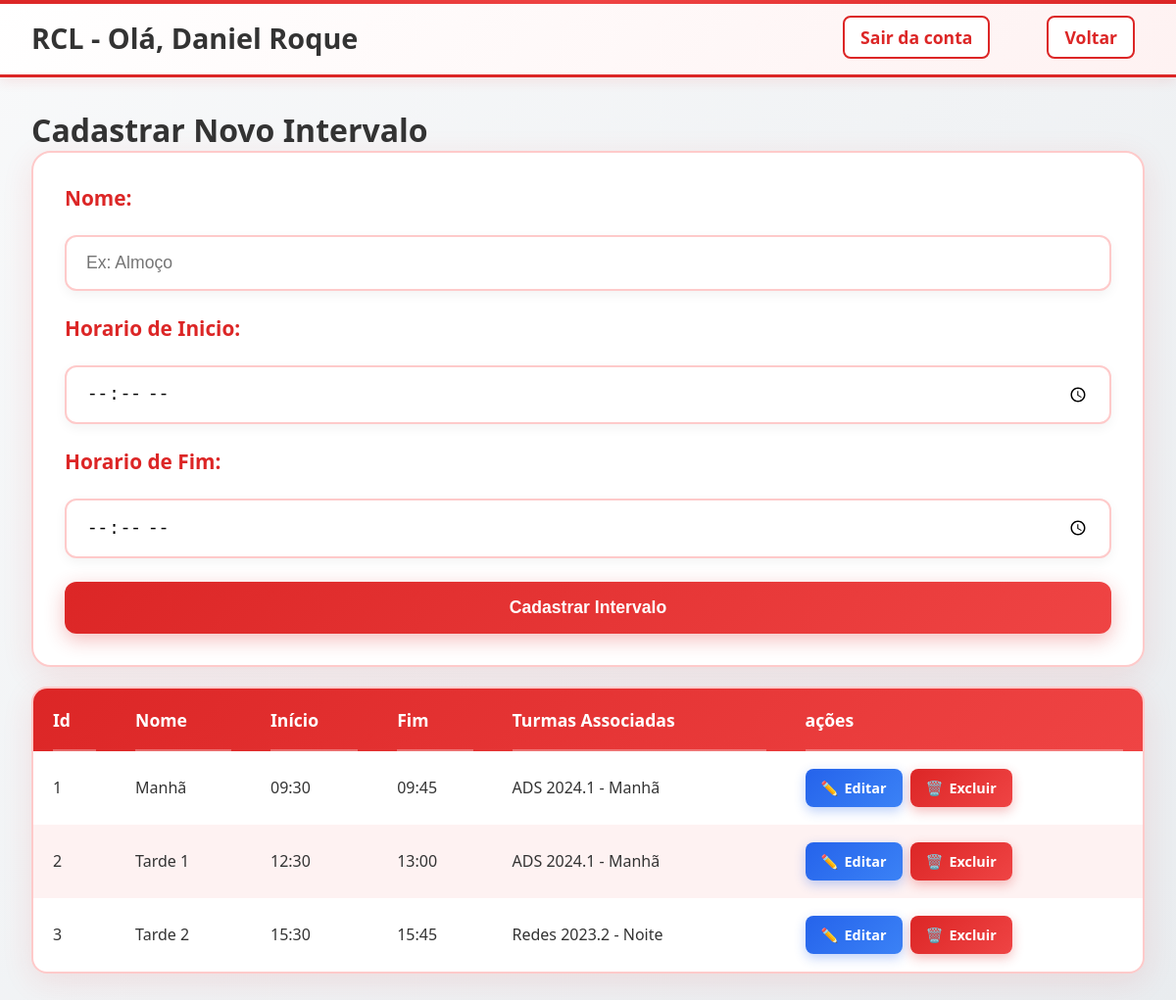
/EmployeeLayer/gerenciar_intervalos.php (signed in), run on an earlier commit of the app's database.
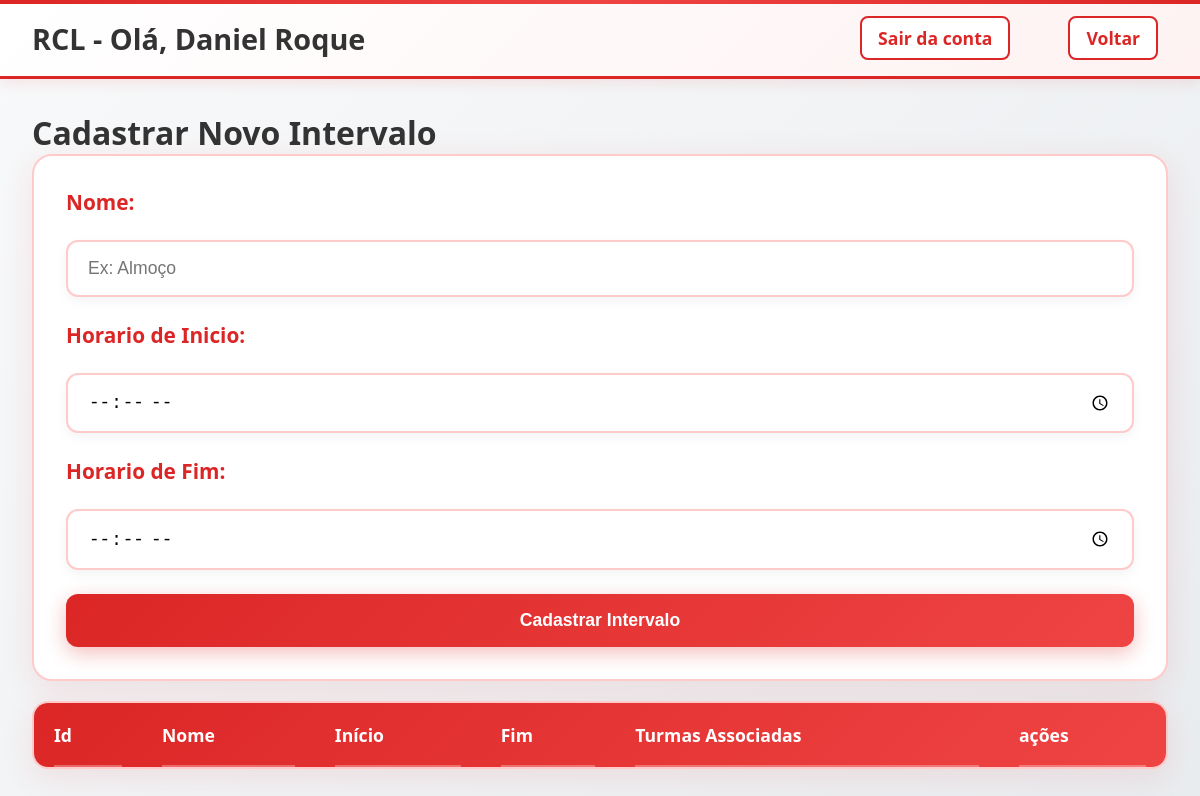
And on a later commit of the database.
### tables this page shows
CREATE TABLE Intervalos (
    id_intervalo INT AUTO_INCREMENT PRIMARY KEY,
    nome VARCHAR(50) NOT NULL,
    horario_inicio TIME NOT NULL,
    horario_fim TIME NOT NULL,
    
    created_by INT NOT NULL,
    created_at DATETIME NOT NULL DEFAULT CURRENT_TIMESTAMP,

    update_by INT NULL, 
    updated_at DATETIME DEFAULT CURRENT_TIMESTAMP ON UPDATE CURRENT_TIMESTAMP,

    CONSTRAINT fk_intervalos_created_by
        FOREIGN KEY (created_by) REFERENCES Funcionarios(id_funcionario)
        ON UPDATE CASCADE
        ON DELETE RESTRICT,

    CONSTRAINT fk_intervalos_update_by 
        FOREIGN KEY (update_by) REFERENCES Funcionarios(id_funcionario)
        ON UPDATE CASCADE
        ON DELETE SET NULL 
);

### EmployeeLayer/gerenciar_intervalos.php (the view, shortened to what this page needs)
<?php
$em_edicao = false;
$sql_tabela = "
    SELECT
        I.id_intervalo,
        I.nome,
        I.horario_inicio,
        I.horario_fim,
        GROUP_CONCAT(T.nome_turma SEPARATOR ', ') AS turmas_associadas
    FROM
        intervalos I
    LEFT JOIN
        turma_intervalo TI ON I.id_intervalo = TI.id_intervalo
    LEFT JOIN
        turmas T ON TI.id_turma = T.id_turma
    GROUP BY
        I.id_intervalo, I.horario_inicio, I.horario_fim
    ORDER BY
        I.horario_inicio ASC
";
try {
    $pdo = conectar();
    $stmt = $pdo->query($sql_tabela);
    $resultados = $stmt->fetchAll();
} catch (Exception $e) {
    die("Erro ao carregar dados: " . $e->getMessage());
}
?>
<html lang="pt-BR">
<head>
    <link rel="stylesheet" href="style.css">
</head>
<body>
    <header>
        <div>RCL - Olá, <?php echo $_SESSION['funcionario_nome']?></div>
        <div>
            <a href="../logout.php">Sair da conta</a>
            <a href="home.php">Voltar</a>
        </div>
    </header>
    <main>
        <form method="POST" action="gerenciar_intervalos.php<?php if ($em_edicao) echo '?acao=editar&id=' . $intervalo_edicao['id_intervalo']; ?>">
            <h1><?php echo $em_edicao ? 'Editar Intervalo' : 'Cadastrar Novo Intervalo'; ?></h1>
            <div class="inputs">
                <label for="nome">Nome:</label>
                <input type="text" name="nome" placeholder="Ex: Almoço" required value="<?php echo htmlspecialchars($intervalo_edicao['nome'] ?? ''); ?>">
                <label>Horario de Inicio:</label>
                <input type="time" name="horario_inicio" required value="<?php echo htmlspecialchars($intervalo_edicao['horario_inicio'] ?? ''); ?>">
                <label>Horario de Fim:</label>
                <input type="time" name="horario_fim" required value="<?php echo htmlspecialchars($intervalo_edicao['horario_fim'] ?? ''); ?>">
                <button type="submit"><?php echo $em_edicao ? 'Atualizar Intervalo' : 'Cadastrar Intervalo'; ?></button>
            </div>
        </form>
        <table>
            <thead>
                <tr>
                    <th>Id</th>
                    <th>Nome</th>
                    <th>Início</th>
                    <th>Fim</th>
                    <th>Turmas Associadas</th>
                    <th>ações</th>
                </tr>
            </thead>
            <tbody>
                <?php foreach ($resultados as $linha): ?>
                <tr>
                    <td><?= htmlspecialchars($linha['id_intervalo']) ?></td>
                    <td><?= htmlspecialchars($linha['nome']) ?></td>
                    <td><?= htmlspecialchars(substr($linha['horario_inicio'], 0, 5)) ?></td>
                    <td><?= htmlspecialchars(substr($linha['horario_fim'], 0, 5)) ?></td>
                    <td>
                        <?php
                            if ($linha['turmas_associadas']):
                                echo htmlspecialchars($linha['turmas_associadas']);
                            else:
                                echo 'Nenhuma';
                            endif;
                        ?>
                    </td>
                    <td class="actions-cell">
                        <div class="actions-buttons">
                            <a href="gerenciar_produtos.php?acao=editar&id=<?php echo (int)$p['id_produto']; ?>" class="action-btn editar">
                                <span>✏️</span> Editar
                            </a>
                            <a href="gerenciar_produtos.php?acao=excluir&id=<?php echo (int)$p['id_produto']; ?>" class="action-btn excluir" onclick="return confirm('Tem certeza que deseja excluir? Isso também removerá a imagem do servidor.');">
                                <span>🗑️</span> Excluir
                            </a>
                        </div>
                    </td>
                </tr>
                <?php endforeach; ?>
            </tbody>
        </table>
    </main>
</body>
</html>

What changed in the data, as far as the page shows it:
removed intervalos: id_intervalo "1", nome "Manhã", horario_inicio "09:30", horario_fim "09:45", turmas_associadas "ADS 2024.1 - Manhã"
removed intervalos: id_intervalo "2", nome "Tarde 1", horario_inicio "12:30", horario_fim "13:00", turmas_associadas "ADS 2024.1 - Manhã"
removed intervalos: id_intervalo "3", nome "Tarde 2", horario_inicio "15:30", horario_fim "15:45", turmas_associadas "Redes 2023.2 - Noite"
